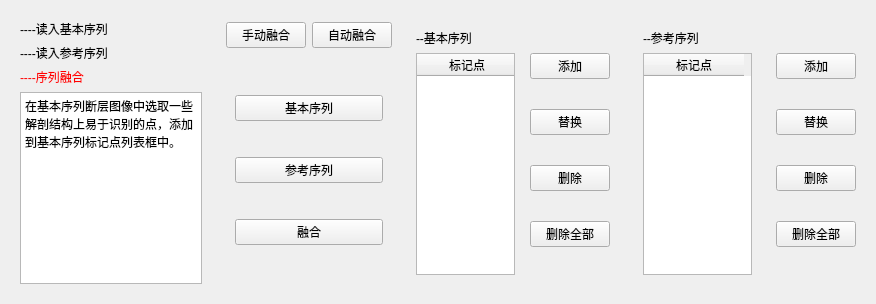
          <widget class="QWidget" name="page_2">
           <layout class="QHBoxLayout" name="horizontalLayout_26">
            <item>
             <widget class="QWidget" name="widget_34" native="true">
              <property name="maximumSize">
               <size>
                <width>200</width>
                <height>16777215</height>
               </size>
              </property>
              <layout class="QVBoxLayout" name="verticalLayout_19">
               <item>
                <widget class="QLabel" name="label_22">
                 <property name="styleSheet">
                  <string notr="true"/>
                 </property>
                 <property name="text">
                  <string>----读入基本序列</string>
                 </property>
                </widget>
               </item>
               <item>
                <widget class="QLabel" name="label_23">
                 <property name="styleSheet">
                  <string notr="true"/>
                 </property>
                 <property name="text">
                  <string>----读入参考序列</string>
                 </property>
                </widget>
               </item>
               <item>
                <widget class="QLabel" name="label_24">
                 <property name="styleSheet">
                  <string notr="true">color:rgb(255, 0, 0)</string>
                 </property>
                 <property name="text">
                  <string>----序列融合</string>
                 </property>
                </widget>
               </item>
               <item>
                <widget class="QTextBrowser" name="textBrowser_5">
                 <property name="html">
                  <string>&lt;!DOCTYPE HTML PUBLIC &quot;-//W3C//DTD HTML 4.0//EN&quot; &quot;http://www.w3.org/TR/REC-html40/strict.dtd&quot;&gt;
&lt;html&gt;&lt;head&gt;&lt;meta name=&quot;qrichtext&quot; content=&quot;1&quot; /&gt;&lt;meta charset=&quot;utf-8&quot; /&gt;&lt;style type=&quot;text/css&quot;&gt;
p, li { white-space: pre-wrap; }
hr { height: 1px; border-width: 0; }
li.unchecked::marker { content: &quot;\2610&quot;; }
li.checked::marker { content: &quot;\2612&quot;; }
&lt;/style&gt;&lt;/head&gt;&lt;body style=&quot; font-family:'Microsoft YaHei UI'; font-size:9pt; font-weight:400; font-style:normal;&quot;&gt;
&lt;p style=&quot; margin-top:0px; margin-bottom:0px; margin-left:0px; margin-right:0px; -qt-block-indent:0; text-indent:0px;&quot;&gt;&lt;span style=&quot; font-family:'SimSun';&quot;&gt;在基本序列断层图像中选取一些解剖结构上易于识别的点，添加到基本序列标记点列表框中。&lt;/span&gt;&lt;/p&gt;&lt;/body&gt;&lt;/html&gt;</string>
                 </property>
                </widget>
               </item>
              </layout>
             </widget>
            </item>
            <item>
             <widget class="QWidget" name="widget_36" native="true">
              <layout class="QVBoxLayout" name="verticalLayout_20">
               <item>
                <widget class="QWidget" name="widget_35" native="true">
                 <property name="minimumSize">
                  <size>
                   <width>100</width>
                   <height>30</height>
                  </size>
                 </property>
                 <property name="maximumSize">
                  <size>
                   <width>16777215</width>
                   <height>30</height>
                  </size>
                 </property>
                 <layout class="QHBoxLayout" name="horizontalLayout_23">
                  <property name="leftMargin">
                   <number>0</number>
                  </property>
                  <property name="topMargin">
                   <number>0</number>
                  </property>
                  <property name="rightMargin">
                   <number>0</number>
                  </property>
                  <property name="bottomMargin">
                   <number>0</number>
                  </property>
                  <item>
                   <widget class="QPushButton" name="pushButton_25">
                    <property name="text">
                     <string>手动融合</string>
                    </property>
                   </widget>
                  </item>
                  <item>
                   <widget class="QPushButton" name="pushButton_26">
                    <property name="text">
                     <string>自动融合</string>
                    </property>
                   </widget>
                  </item>
                 </layout>
                </widget>
               </item>
               <item>
                <widget class="QStackedWidget" name="stackedWidget_2">
                 <property name="currentIndex">
                  <number>0</number>
                 </property>
                 <widget class="QWidget" name="page_6">
                  <layout class="QVBoxLayout" name="verticalLayout_26">
                   <item>
                    <widget class="QWidget" name="widget_43" native="true">
                     <layout class="QVBoxLayout" name="verticalLayout_25">
                      <property name="leftMargin">
                       <number>0</number>
                      </property>
                      <property name="topMargin">
                       <number>0</number>
                      </property>
                      <property name="rightMargin">
                       <number>0</number>
                      </property>
                      <property name="bottomMargin">
                       <number>0</number>
                      </property>
                      <item>
                       <widget class="QPushButton" name="pushButton_27">
                        <property name="text">
                         <string>基本序列</string>
                        </property>
                       </widget>
                      </item>
                      <item>
                       <widget class="QPushButton" name="pushButton_28">
                        <property name="text">
                         <string>参考序列</string>
                        </property>
                       </widget>
                      </item>
                      <item>
                       <widget class="QPushButton" name="pushButton_29">
                        <property name="text">
                         <string>融合</string>
                        </property>
                       </widget>
                      </item>
                     </layout>
                    </widget>
                   </item>
                  </layout>
                 </widget>
                 <widget class="QWidget" name="page_7">
                  <layout class="QVBoxLayout" name="verticalLayout_27">
                   <item>
                    <widget class="QPushButton" name="pushButton_38">
                     <property name="text">
                      <string>选择序列范围</string>
                     </property>
                    </widget>
                   </item>
                   <item>
                    <widget class="QPushButton" name="pushButton_39">
                     <property name="text">
                      <string>融合操作</string>
                     </property>
                    </widget>
                   </item>
                  </layout>
                 </widget>
                </widget>
               </item>
              </layout>
             </widget>
            </item>
            <item>
             <widget class="QWidget" name="widget_39" native="true">
              <property name="maximumSize">
               <size>
                <width>221</width>
                <height>16777215</height>
               </size>
              </property>
              <layout class="QHBoxLayout" name="horizontalLayout_24">
               <item>
                <widget class="QWidget" name="widget_37" native="true">
                 <layout class="QVBoxLayout" name="verticalLayout_21">
                  <property name="leftMargin">
                   <number>0</number>
                  </property>
                  <property name="rightMargin">
                   <number>0</number>
                  </property>
                  <item>
                   <widget class="QLabel" name="label_25">
                    <property name="styleSheet">
                     <string notr="true"/>
                    </property>
                    <property name="text">
                     <string>--基本序列</string>
                    </property>
                   </widget>
                  </item>
                  <item>
                   <widget class="QTableWidget" name="tableWidget_4">
                    <column>
                     <property name="text">
                      <string>标记点</string>
                     </property>
                    </column>
                   </widget>
                  </item>
                 </layout>
                </widget>
               </item>
               <item>
                <widget class="QWidget" name="widget_38" native="true">
                 <layout class="QVBoxLayout" name="verticalLayout_22">
                  <item>
                   <widget class="QPushButton" name="pushButton_30">
                    <property name="text">
                     <string>添加</string>
                    </property>
                   </widget>
                  </item>
                  <item>
                   <widget class="QPushButton" name="pushButton_31">
                    <property name="text">
                     <string>替换</string>
                    </property>
                   </widget>
                  </item>
                  <item>
                   <widget class="QPushButton" name="pushButton_32">
                    <property name="text">
                     <string>删除</string>
                    </property>
                   </widget>
                  </item>
                  <item>
                   <widget class="QPushButton" name="pushButton_33">
                    <property name="text">
                     <string>删除全部</string>
                    </property>
                   </widget>
                  </item>
                 </layout>
                </widget>
               </item>
              </layout>
             </widget>
            </item>
            <item>
             <widget class="QWidget" name="widget_40" native="true">
              <property name="maximumSize">
               <size>
                <width>231</width>
                <height>16777215</height>
               </size>
              </property>
              <layout class="QHBoxLayout" name="horizontalLayout_25">
               <property name="leftMargin">
                <number>0</number>
               </property>
               <property name="rightMargin">
                <number>0</number>
               </property>
               <item>
                <widget class="QWidget" name="widget_41" native="true">
                 <layout class="QVBoxLayout" name="verticalLayout_23">
                  <item>
                   <widget class="QLabel" name="label_26">
                    <property name="styleSheet">
                     <string notr="true"/>
                    </property>
                    <property name="text">
                     <string>--参考序列</string>
                    </property>
                   </widget>
                  </item>
                  <item>
                   <widget class="QTableWidget" name="tableWidget_5">
                    <column>
                     <property name="text">
                      <string>标记点</string>
                     </property>
                    </column>
                   </widget>
                  </item>
                 </layout>
                </widget>
               </item>
               <item>
                <widget class="QWidget" name="widget_42" native="true">
                 <layout class="QVBoxLayout" name="verticalLayout_24">
                  <item>
                   <widget class="QPushButton" name="pushButton_34">
                    <property name="text">
                     <string>添加</string>
                    </property>
                   </widget>
                  </item>
                  <item>
                   <widget class="QPushButton" name="pushButton_35">
                    <property name="text">
                     <string>替换</string>
                    </property>
                   </widget>
                  </item>
                  <item>
                   <widget class="QPushButton" name="pushButton_36">
                    <property name="text">
                     <string>删除</string>
                    </property>
                   </widget>
                  </item>
                  <item>
                   <widget class="QPushButton" name="pushButton_37">
                    <property name="text">
                     <string>删除全部</string>
                    </property>
                   </widget>
                  </item>
                 </layout>
                </widget>
               </item>
              </layout>
             </widget>
            </item>
           </layout>
          </widget>
